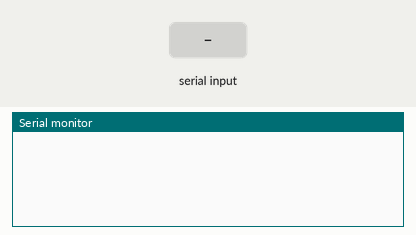
Recording of a sketch running on a simulated Arduino Uno, built with avr-gcc and run on an emulated ATmega328P. Shown: the last lines printed to the serial monitor. The test bench sets the inputs (shaded band).

Above: at 1.2 s.
1.3 s: "90,45\n" received over Serial
At 3.5 s:
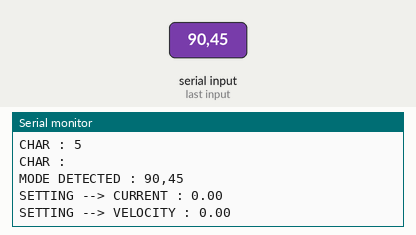
3.8 s: "0\n" received over Serial
At 6.0 s:
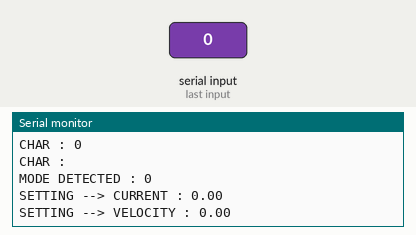
6.3 s: "1,90,45\n" received over Serial
At 8.4 s:
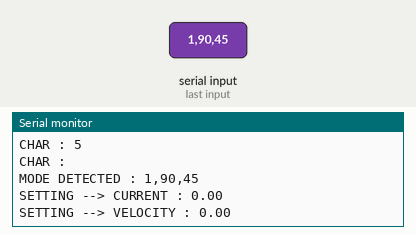
Timing chart, 0 to 9.9 s (numbered marks = the images above; inputs shaded):
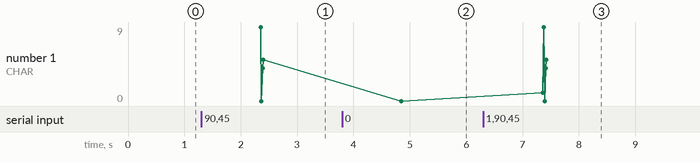

Measured:
- after the input at 1.3 s, the serial monitor: prints a new line after 1.0 s (image 1)
- after the input at 3.8 s, the serial monitor: prints a new line after 1.0 s (image 2)
- after the input at 6.3 s, the serial monitor: prints a new line after 1.0 s (image 3)
- plotted number 1: 0 → 5 after the input at 6.3 s

The sketch:

arduino.ino
```cpp
/*
ODrive App script
Ismail HAMRONI - Thierry Roquette
*/

String message;
String info;

void setup() {
  // put your setup code here, to run once:
Serial.begin(9600);
}

String getBleMessage()
{
  if (Serial.available()>0 )
  {
    message  = Serial.readString();
    info = message[0];
    Serial.print("Reaceived message : "); Serial.println(message);
    Serial.print("Reaceived INFO : "); Serial.println(info);
    return message;
  }
  else return ("");

}

String decryptMessageBle(String data, int n, float* cu, float* vel)
{
  String info="";
  String mode="";
  int flag_mode = 0;
  int edge = 0;
  float velocity;
  float current;
  int j = 0;

  for (int i=0;i<n;i++)
  {
    if (data[i] != '|')
    {
      info.concat("e");info[j]= data[i];

      if (flag_mode == 0)
      {
        mode.concat("e"); mode[j] = info[j];
      }

      Serial.print("CHAR : "); Serial.println(info[j]);
      j = j + 1;
    }
    else
    {  //Serial.print("INFO : "); Serial.println(info);
       //Serial.print("EDGE : "); Serial.println(edge);
       //Serial.print("LENGTH : "); Serial.println(strlen(mode.c_str()));
      if (edge == 0)
      {
        //Serial.print("MODE DETECTED : "); Serial.println(mode);
        info = "";
        flag_mode = 1;
        j = 0;
      }
      else if (edge == 1)
      {
        //Serial.print("SETTING --> CURRENT : "); Serial.println(info);
        current = info.toFloat();
        info = "";
        j = 0;
      }
      else if (edge == 2)
      {
        //Serial.print("SETTING --> VELOCITY : "); Serial.println(info);
        velocity = info.toFloat();
        info = "";
        j = 0;
      }
      edge = edge + 1;
    }
  }
  //Serial.print("MODE DETECTED : "); Serial.println(mode);
  //Serial.print("SETTING --> CURRENT : "); Serial.println(current);
  //Serial.print("SETTING --> VELOCITY : "); Serial.println(velocity);
  *cu = current;
  *vel = velocity;
  return mode;
}

String empty_string(String data, int n)
{
  for( int k = 0;k<n;k++) data[k]='\0';
  return data;
}

String errorcode;
String mode;
int n=0;
float cu, vel;
void loop()
{
  // put your main code here, to run repeatedly:
  errorcode = getBleMessage();
  for ( n = 0; errorcode[n]; n++);
  //Serial.print("DATA : "); Serial.println(errorcode);
  //errorcode = empty_string(errorcode,n);
  //errorcode = "";
  //Serial.print("DATA : "); Serial.println(errorcode);
  mode = decryptMessageBle(errorcode,n,&cu,&vel);
  if (strlen(mode.c_str()) > 1)
  {
  Serial.print("MODE DETECTED : "); Serial.println(mode);
  Serial.print("SETTING --> CURRENT : "); Serial.println(cu);
  Serial.print("SETTING --> VELOCITY : "); Serial.println(vel);
  }

  errorcode = "";
}
```
